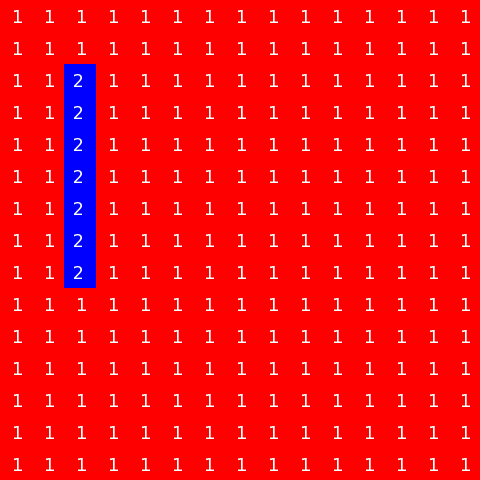

The image is a tile-based game level rendered from a .tmx file. Its description and complete source (layers, tilesets, objects, tile grids) follow:
An orthogonal 15x15 tile map with 32x32 px tiles, 1 tile layer (Tile Layer 1).

<map version="1.0" orientation="orthogonal" renderorder="right-down" width="15" height="15" tilewidth="32" tileheight="32" nextobjectid="1">
 <tileset firstgid="1" name="test_tiles" tilewidth="32" tileheight="32" tilecount="9">
  <image source="test_tiles.png" width="96" height="96" />
 </tileset>
 <layer name="Tile Layer 1" width="15" height="15">
  <data>
   <tile gid="1" />
   <tile gid="1" />
   <tile gid="1" />
   <tile gid="1" />
   <tile gid="1" />
   <tile gid="1" />
   <tile gid="1" />
   <tile gid="1" />
   <tile gid="1" />
   <tile gid="1" />
   <tile gid="1" />
   <tile gid="1" />
   <tile gid="1" />
   <tile gid="1" />
   <tile gid="1" />
   <tile gid="1" />
   <tile gid="1" />
   <tile gid="1" />
   <tile gid="1" />
   <tile gid="1" />
   <tile gid="1" />
   <tile gid="1" />
   <tile gid="1" />
   <tile gid="1" />
   <tile gid="1" />
   <tile gid="1" />
   <tile gid="1" />
   <tile gid="1" />
   <tile gid="1" />
   <tile gid="1" />
   <tile gid="1" />
   <tile gid="1" />
   <tile gid="2" />
   <tile gid="1" />
   <tile gid="1" />
   <tile gid="1" />
   <tile gid="1" />
   <tile gid="1" />
   <tile gid="1" />
   <tile gid="1" />
   <tile gid="1" />
   <tile gid="1" />
   <tile gid="1" />
   <tile gid="1" />
   <tile gid="1" />
   <tile gid="1" />
   <tile gid="1" />
   <tile gid="2" />
   <tile gid="1" />
   <tile gid="1" />
   <tile gid="1" />
   <tile gid="1" />
   <tile gid="1" />
   <tile gid="1" />
   <tile gid="1" />
   <tile gid="1" />
   <tile gid="1" />
   <tile gid="1" />
   <tile gid="1" />
   <tile gid="1" />
   <tile gid="1" />
   <tile gid="1" />
   <tile gid="2" />
   <tile gid="1" />
   <tile gid="1" />
   <tile gid="1" />
   <tile gid="1" />
   <tile gid="1" />
   <tile gid="1" />
   <tile gid="1" />
   <tile gid="1" />
   <tile gid="1" />
   <tile gid="1" />
   <tile gid="1" />
   <tile gid="1" />
   <tile gid="1" />
   <tile gid="1" />
   <tile gid="2" />
   <tile gid="1" />
   <tile gid="1" />
   <tile gid="1" />
   <tile gid="1" />
   <tile gid="1" />
   <tile gid="1" />
   <tile gid="1" />
   <tile gid="1" />
   <tile gid="1" />
   <tile gid="1" />
   <tile gid="1" />
   <tile gid="1" />
   <tile gid="1" />
   <tile gid="1" />
   <tile gid="2" />
   <tile gid="1" />
   <tile gid="1" />
   <tile gid="1" />
   <tile gid="1" />
   <tile gid="1" />
   <tile gid="1" />
   <tile gid="1" />
   <tile gid="1" />
   <tile gid="1" />
   <tile gid="1" />
   <tile gid="1" />
   <tile gid="1" />
   <tile gid="1" />
   <tile gid="1" />
   <tile gid="2" />
   <tile gid="1" />
   <tile gid="1" />
   <tile gid="1" />
   <tile gid="1" />
   <tile gid="1" />
   <tile gid="1" />
   <tile gid="1" />
   <tile gid="1" />
   <tile gid="1" />
   <tile gid="1" />
   <tile gid="1" />
   <tile gid="1" />
   <tile gid="1" />
   <tile gid="1" />
   <tile gid="2" />
   <tile gid="1" />
   <tile gid="1" />
   <tile gid="1" />
   <tile gid="1" />
   <tile gid="1" />
   <tile gid="1" />
   <tile gid="1" />
   <tile gid="1" />
   <tile gid="1" />
   <tile gid="1" />
   <tile gid="1" />
   <tile gid="1" />
   <tile gid="1" />
   <tile gid="1" />
   <tile gid="1" />
   <tile gid="1" />
   <tile gid="1" />
   <tile gid="1" />
   <tile gid="1" />
   <tile gid="1" />
   <tile gid="1" />
   <tile gid="1" />
   <tile gid="1" />
   <tile gid="1" />
   <tile gid="1" />
   <tile gid="1" />
   <tile gid="1" />
   <tile gid="1" />
   <tile gid="1" />
   <tile gid="1" />
   <tile gid="1" />
   <tile gid="1" />
   <tile gid="1" />
   <tile gid="1" />
   <tile gid="1" />
   <tile gid="1" />
   <tile gid="1" />
   <tile gid="1" />
   <tile gid="1" />
   <tile gid="1" />
   <tile gid="1" />
   <tile gid="1" />
   <tile gid="1" />
   <tile gid="1" />
   <tile gid="1" />
   <tile gid="1" />
   <tile gid="1" />
   <tile gid="1" />
   <tile gid="1" />
   <tile gid="1" />
   <tile gid="1" />
   <tile gid="1" />
   <tile gid="1" />
   <tile gid="1" />
   <tile gid="1" />
   <tile gid="1" />
   <tile gid="1" />
   <tile gid="1" />
   <tile gid="1" />
   <tile gid="1" />
   <tile gid="1" />
   <tile gid="1" />
   <tile gid="1" />
   <tile gid="1" />
   <tile gid="1" />
   <tile gid="1" />
   <tile gid="1" />
   <tile gid="1" />
   <tile gid="1" />
   <tile gid="1" />
   <tile gid="1" />
   <tile gid="1" />
   <tile gid="1" />
   <tile gid="1" />
   <tile gid="1" />
   <tile gid="1" />
   <tile gid="1" />
   <tile gid="1" />
   <tile gid="1" />
   <tile gid="1" />
   <tile gid="1" />
   <tile gid="1" />
   <tile gid="1" />
   <tile gid="1" />
   <tile gid="1" />
   <tile gid="1" />
   <tile gid="1" />
   <tile gid="1" />
   <tile gid="1" />
   <tile gid="1" />
   <tile gid="1" />
   <tile gid="1" />
   <tile gid="1" />
   <tile gid="1" />
   <tile gid="1" />
   <tile gid="1" />
   <tile gid="1" />
   <tile gid="1" />
   <tile gid="1" />
   <tile gid="1" />
   <tile gid="1" />
   <tile gid="1" />
  </data>
 </layer>
</map>
